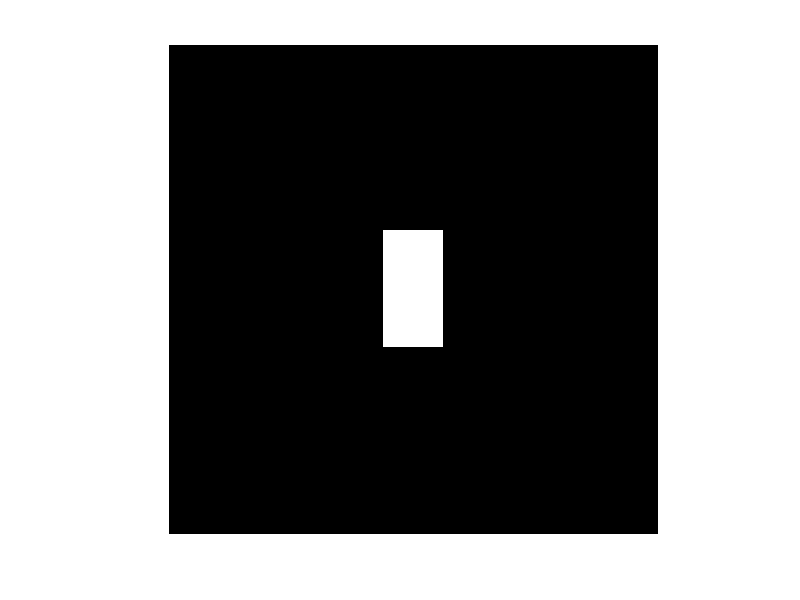
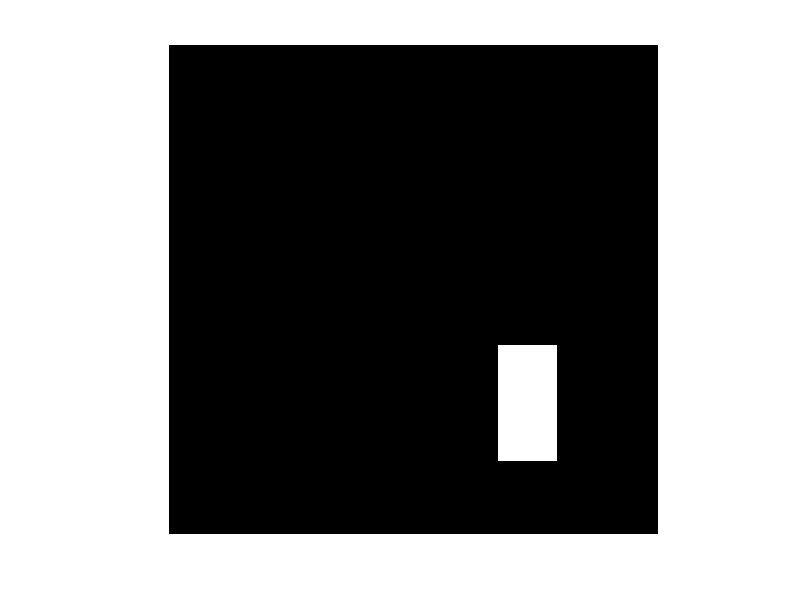
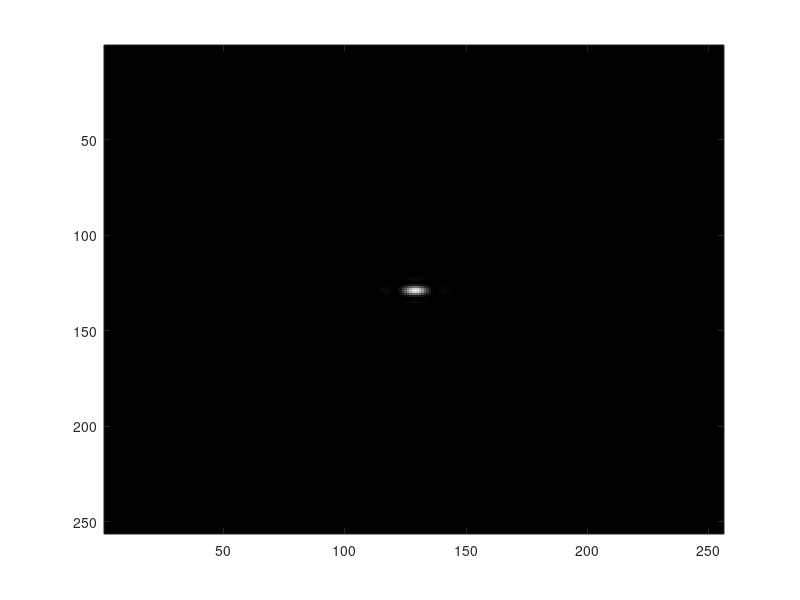
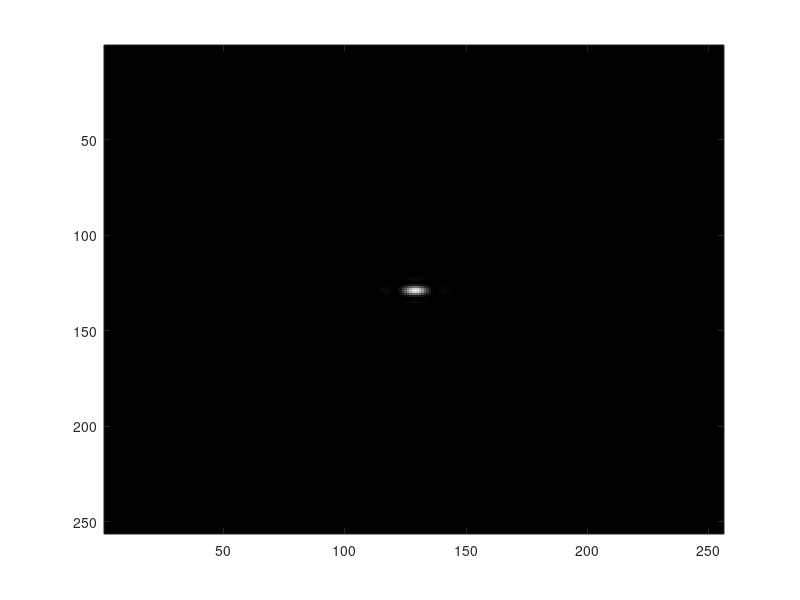

The MATLAB source for these figures, in order:
clear; close all;
H = 256;
W = 256;
img1 = zeros(H,W);
img1(H/2-30:H/2+30,W/2-15:W/2+15) = 255;
figure;
imshow(img1);
img2 = zeros(H,W);
img2(H/2+60-30:H/2+60+30,W/2+60-15:W/2+60+15) = 255;
figure;
imshow(img2);

img1_fft = abs(fftshift(fft2(img1))).^2;
img2_fft = abs(fftshift(fft2(img2))).^2;

figure;
colormap('gray');
imagesc(img1_fft);
figure;
colormap('gray');
imagesc(img2_fft);

diff = img2_fft - img1_fft;
diff_max = max(max(diff));
diff_min = min(min(diff));